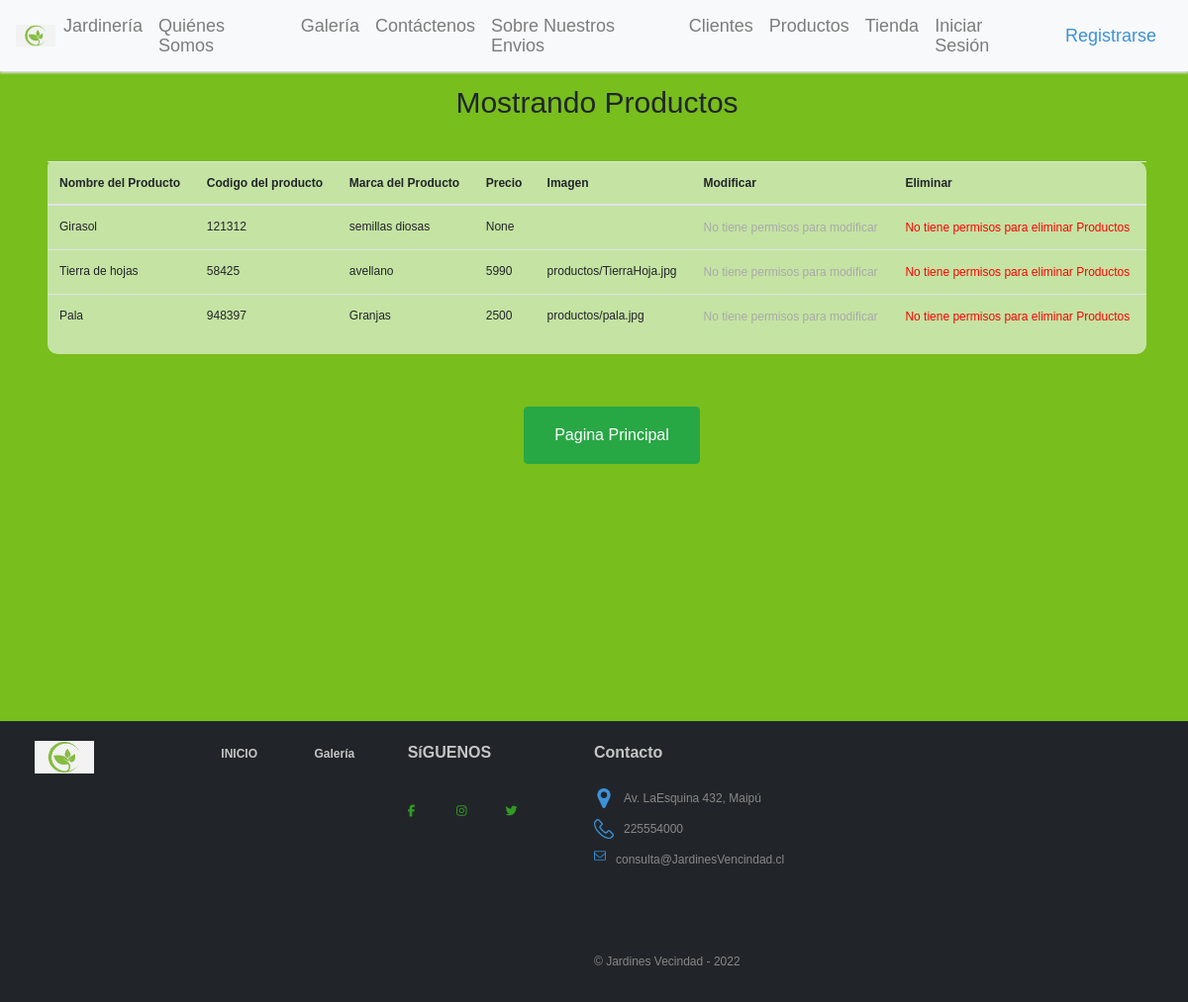
The page /MostrarPr/ on the database its author committed.
### Jardinesapp/models.py (models this page shows, shortened)
class Productos(models.Model):
    codigo = models.CharField(max_length=6, primary_key=True, verbose_name='Codigo del Producto')
    nombre_pro=models.CharField(max_length=40, verbose_name='Nombre del Producto')
    marca= models.CharField(max_length=20, verbose_name='Marca del Producto')
    categoria=models.ForeignKey(Categoria, on_delete=models.CASCADE)
    precio = models.IntegerField(verbose_name='Precio', null = True)
    imagen = models.ImageField(upload_to = "productos", null = True)

### Jardinesapp/views.py (the view)
# urls.py: path('MostrarPr/', MostrarPr, name = "MostrarPr" ),
def MostrarPr(request):
    productos = Productos.objects.all()
    datos = {
        'productos' : productos
    }
    return render(request, 'MostrarPr.html', datos)

### Jardinesapp/templates/MostrarPr.html (shortened to what this page needs)
<!DOCTYPE html>
<html lang="en">
<head>
    <link rel="stylesheet" href="https://cdn.jsdelivr.net/npm/bootstrap@4.6.1/dist/css/bootstrap.min.css">
    <link href="css/bootstrap.min.css"  rel="stylesheet">
    {% load static %}
    <link rel="stylesheet" href="{% static 'css/estilos.css' %}">
</head>
<body>
    {% load static %}
    <nav class="navbar navbar-expand-md navbar-light bg-light mb-4" id="barraNav">
          <img src="{% static 'img/planta.png' %}" alt="logoPlanta" width="40px">
      <div class="collapse navbar-collapse" id="navbarCollapse">
          <ul class="navbar-nav mr-auto">
            <li class="nav-item">
                <a class="nav-link" href="{% url 'Maceta_principal' %}">Jardinería</a>
            </li>
            <li class="nav-item">
                  <a class="nav-link" href="{% url 'somos' %}">Quiénes Somos</a>
              </li>
            <li class="nav-item">
                  <a class="nav-link" href="{% url 'galería' %}">Galería</a>
              </li>
            <li class="nav-item">
                <a class="nav-link" href="{% url 'contactos' %}">Contáctenos</a>
            </li>
            <li class="nav-item">
              <a class="nav-link" href="{% url 'api_trabajos' %}">Sobre Nuestros Envios</a>
            </li>
            <li class="nav-item">
              <a class="nav-link" href="{% url 'mostrarCL' %}">Clientes</a>
            </li>
            <li class="nav-item">
              <a class="nav-link" href="{% url 'MostrarPr' %}">Productos</a>
            </li>
            <li class="nav-item">
              <a class="nav-link" href="{% url 'tienda' %}">Tienda</a>
            </li>
            {% if user.is_authenticated %}
            <li class="nav-item">
                <a class="nav-link" href="{%  url 'logout' %}">Cerrar Sesión</a>
            </li>
            <li class="nav-item">
                <a class="nav-link" href="#">Bienvenido @{{user.username}}</a>
            </li>
            {% else %}
            <li class="nav-item">
                <a class="nav-link" href="{% url 'login' %}">Iniciar Sesión</a>
            </li>
            </ul>
            <div>
            <a class="nav-link" href="{% url 'registrar' %}" id="userBookStop">
              Registrarse</a>
            </div>
            {% endif %}
      </div>
    </nav>
    <div class="container">
        <h1>Mostrando Productos</h1>
        <br>
        <div class="boxes">
        <table class="table">
            <thead>
                <tr>
                    <th scope="col">Nombre del Producto</th>
                    <th scope="col">Codigo del producto</th>
                    <th scope="col">Marca del Producto</th>
                    <th scope="col">Precio</th>
                    <th scope="col">Imagen</th>
                    <th scope="col">Modificar</th>
                    <th scope="col">Eliminar</th>
                </tr>
            </thead>
            <tbody>
                {% for pr in productos %}
                <tr>
                    <td>{{ pr.nombre_pro }}</td>
                    <td>{{ pr.codigo }}</td>
                    <td>{{ pr.marca }}</td>
                    <td>{{ pr.precio}}</td>
                    <td>{{ pr.imagen }}</td>
                    {% if user.is_authenticated  %}
                    <td><a href="{% url 'form_modproductos' pr.codigo %}" class="btntabla btn-primary">Modificar</a></td>
                    {% else %}
                    <td><a href="#" >No tiene permisos para modificar</a></td>
                    {% endif %}
                    {% if user.is_authenticated  %}
                    <td><a href="{% url 'form_eliminar_productos' pr.codigo %}" class="btntabla btn-danger">Eliminar</a></td>
                    {% else %}
                    <td><a href="#" style="color:red;">No tiene permisos para eliminar Productos</a></td>
                    {% endif %}
                </tr>
                {% endfor %}
            </tbody>
        </table>
        </div>
        <div style="margin-top:50px; margin-left:20px;">
        <a href="{% url 'Maceta_principal' %}" class="btn btn-success">Pagina Principal</a>
    </div>
    </div>
    <br>
    <br>
    <br>
    <br>
    <br>
    <br>
    <br>
    <br>
    <br>
    <br>
    <footer>
        <div class="row col-12">
            <div class="col-lg-2">
                <img src="{% static 'img/planta.png' %}" alt="logoPlanta" width="60px">
            </div>
            <div class="col-lg-1">
                <a href="Maceta_principal.html" id="linkFooter"><strong>INICIO</strong></a>
            </div>
            <div class="col-lg-1">
                <a href="galería.html" id="linkFooter"><strong>Galería</strong></a>
            </div>
            <div class="col-lg-2">
                <strong>SíGUENOS</strong>
                <br><br>
                <div class="red-social">
                <a href="#" class="fa fa-facebook"></a>
                <a href="#" class="fa fa-instagram"></a>
                <a href="https://twitter.com/AxelHatForever" class="fa fa-twitter"></a>
                </div>
            </div>
            <div class="col-lg-3">
                <strong>Contacto</strong>
                <br><br>
                <div class="row">
                  <img src="{% static 'img/location.png' %}" alt="" width="20px" height="20px"
                    style="margin-right: 10px; margin-left: 15px;">
                  <p>Av. LaEsquina 432, Maipú</p>
                </div>
                <div class="row">
                  <img src="{% static 'img/fono.png' %}" alt="" width="20px" height="20px"
                    style="margin-right: 10px; margin-left: 15px;">
                  <p>225554000</p>
                </div>
                <div class="row">
                  <img src="{% static 'img/email.png' %}" alt="" width="12px" height="12px"
                    style="margin-right: 10px; margin-left: 15px;">
                  <p>consulta@JardinesVencindad.cl</p>
                </div>
                <br><br><br>
                <p>&copy; Jardines Vecindad - 2022</p>
            </div>
        </div>
    </footer>
</body>
</html>

### Jardinesapp/static/css/estilos.css (style rules this page uses)
body { background-color: #ffff; padding-top: 86px; }
.container .btn { font-size: 16px; padding: 16px 30px; text-align: center; margin-left: 10px; }
.navbar { -webkit-box-shadow:0px 2px 2px #dddddd; -moz-box-shadow:0px 2px 2px #dddddd; box-shadow:0px 2px 2px #dddddd; position: fixed; z-index: 1; display: flex; transition: 0.3s; width: 100%; top: 0; }
#userBookStop { color: #3C92D8; font-size: 18px; text-decoration: none; }
.boxes { height: 100%; width: 100%; margin: 3px; border-radius: 5px 10px 10px 10px; background-color: rgba(248, 252, 253, 0.6); }
footer { padding: 20px; color: #c5c5c5; background-color: #212529; height: 100%; margin-top: 20px; }
footer div p { font-size: 12px; color: #888888; padding-top: 5px; line-height: 10px; }
#linkFooter { color: #c5c5c5; text-decoration: none; }
.red-social a { display: inline-block; text-decoration: none; width: 45px; height: 45px; line-height: 45px; color: #349823; transition: all 300ms ease; }
h1 { margin: 0; padding: 0 0 20px; text-align: center; font-size: 22px; }
a { text-decoration: none; font-size: 12px; line-height: 20px; color: darkgrey; }
ul { list-style: none; }
* { margin: 0px; padding: 0; font-family: sans-serif; }
h1 { text-align: center; font-size: 30px; font-family: sans-serif; }
.container { width: 100%; display: flex; flex-wrap: wrap; }
.nav-link { font-size: 18px; }
@media (max-width: 1200px) { .container { display: flex; flex-direction: column; justify-content: center; align-items: center; font-size: 12px; } }

### Jardinesapp/templates/MostrarPr.html (style rules this page uses)
body { font-family: sans-serif; background-color: rgb(120, 190, 28) }

### rows shown on the page
Productos: nombre_pro "Girasol", codigo "121312", marca "semillas diosas", precio "None"
Productos: nombre_pro "Tierra de hojas", codigo "58425", marca "avellano", precio "5990", imagen "productos/TierraHoja.jpg"
Productos: nombre_pro "Pala", codigo "948397", marca "Granjas", precio "2500", imagen "productos/pala.jpg"
